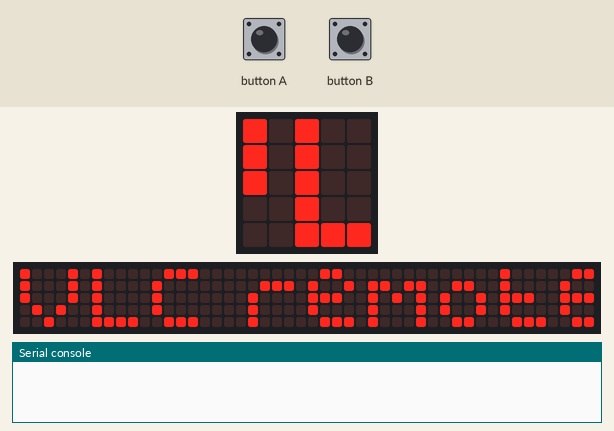
This program was run on a simulated BBC micro:bit running MicroPython. Shown: the board's 5×5 LED display, a strip that is not on the board, showing the scrolling text unrolled, the last lines printed to the serial console. The inputs (shaded band) are chosen by the test bench. No radio messages arrive unless stated (any console line starting 'radio sent:' is added by the test bench); the 48×5 strip is a reading aid, not a part: it shows the text the display is scrolling, unrolled, one strip-width of it at a time.

Above: at 1.25 s.
1.3 s: button A pressed for 0.15 s
2.0 s: button B pressed for 0.15 s
At 2.5 s:
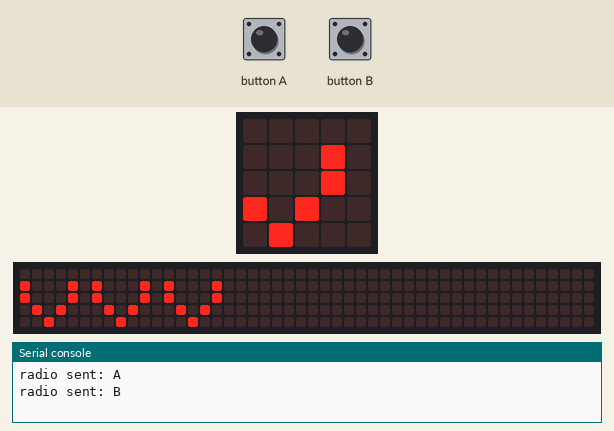
2.7 s: button A pressed for 1 s
At 4.0 s:
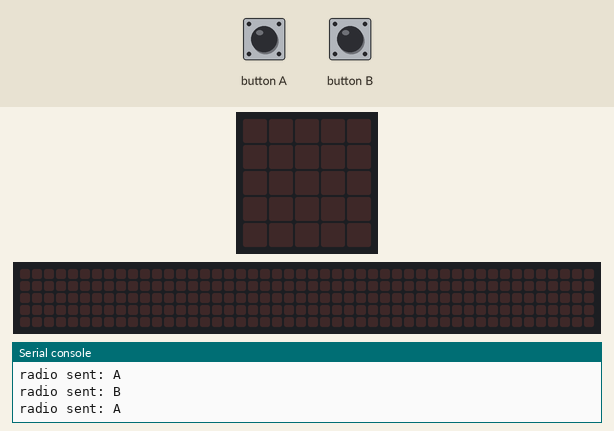
Timing chart, 0 to 5.7 s (numbered marks = the images above; inputs shaded):
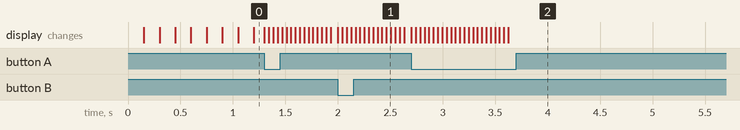

The program:

pause-client.py
```python
from microbit import *
import radio

display.scroll("VLC remote", wait=False)

radio.on()
radio_on = True

while True:
    if button_a.was_pressed():
        radio.on()
        radio.send("A")
        display.scroll("vvv", delay=40, wait=False)
        radio.off()
        radio_on = False

    if button_b.was_pressed():
        radio.on()
        radio.send("B")
        display.scroll("vvv", delay=40, wait=False)
        radio.off()
        radio_on = False

    if radio_on:
        received = radio.receive()
        if received:
            print(received)
            display.scroll(received, delay=40, wait=False)
```
